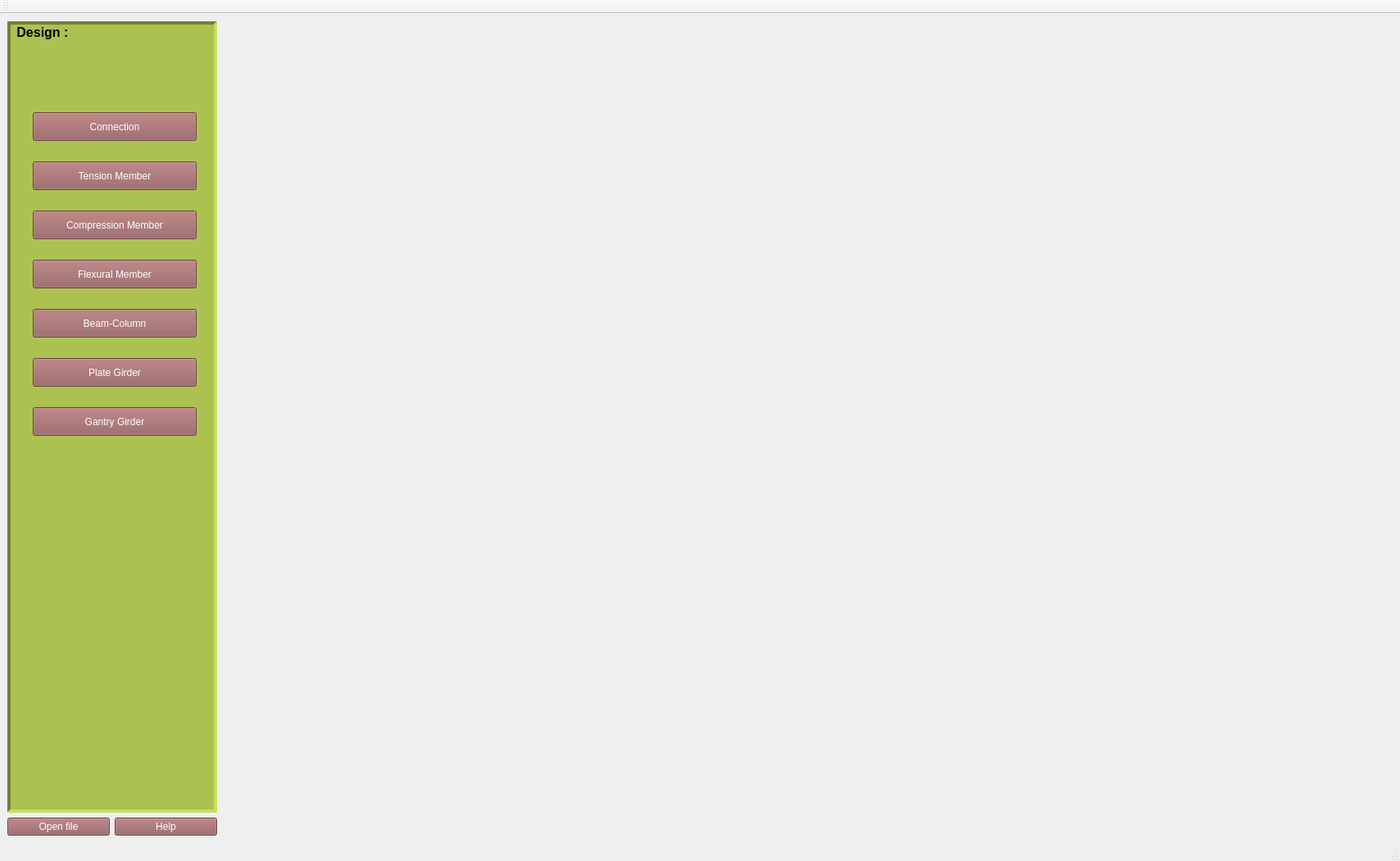
<?xml version="1.0" encoding="UTF-8"?>
<ui version="4.0">
 <class>MainWindow</class>
 <widget class="QMainWindow" name="MainWindow">
  <property name="windowModality">
   <enum>Qt::NonModal</enum>
  </property>
  <property name="geometry">
   <rect>
    <x>0</x>
    <y>0</y>
    <width>1709</width>
    <height>1051</height>
   </rect>
  </property>
  <property name="windowTitle">
   <string>Osdag</string>
  </property>
  <property name="styleSheet">
   <string notr="true">QWidget::showMaximised()</string>
  </property>
  <widget class="QWidget" name="centralwidget">
   <layout class="QGridLayout" name="gridLayout">
    <item row="1" column="1">
     <widget class="QPushButton" name="btn_help">
      <property name="styleSheet">
       <string notr="true">QPushButton::hover
{
   background-color: #d97f7f;
   color:#000000 ;
}

QPushButton
{
background-color: #925a5b;
color:#ffffff;
}</string>
      </property>
      <property name="text">
       <string>Help</string>
      </property>
      <property name="autoDefault">
       <bool>true</bool>
      </property>
     </widget>
    </item>
    <item row="1" column="0">
     <widget class="QPushButton" name="btn_openfile">
      <property name="styleSheet">
       <string notr="true">QPushButton::hover
{
   background-color: #d97f7f;
   color:#000000 ;
}

QPushButton
{
background-color: #925a5b;
color:#ffffff;
}</string>
      </property>
      <property name="text">
       <string>Open file</string>
      </property>
      <property name="autoDefault">
       <bool>true</bool>
      </property>
     </widget>
    </item>
    <item row="0" column="2">
     <widget class="QStackedWidget" name="myStackedWidget">
      <property name="font">
       <font>
        <pointsize>13</pointsize>
        <italic>false</italic>
       </font>
      </property>
      <property name="currentIndex">
       <number>0</number>
      </property>
      <widget class="QWidget" name="Osdagpage">
       <widget class="QLabel" name="lbl_OsdagHeader">
        <property name="geometry">
         <rect>
          <x>30</x>
          <y>60</y>
          <width>1871</width>
          <height>381</height>
         </rect>
        </property>
        <property name="text">
         <string/>
        </property>
        <property name="pixmap">
         <pixmap resource="ResourceFiles/osdag_icons.qrc">:/newPrefix/images/Osdag_header.png</pixmap>
        </property>
       </widget>
       <widget class="QLabel" name="lbl_fosseelogo">
        <property name="geometry">
         <rect>
          <x>50</x>
          <y>670</y>
          <width>250</width>
          <height>92</height>
         </rect>
        </property>
        <property name="text">
         <string/>
        </property>
        <property name="pixmap">
         <pixmap resource="ResourceFiles/osdag_icons.qrc">:/newPrefix/images/Fossee_logo.png</pixmap>
        </property>
       </widget>
       <widget class="QLabel" name="lbl_iitblogo">
        <property name="geometry">
         <rect>
          <x>890</x>
          <y>590</y>
          <width>290</width>
          <height>201</height>
         </rect>
        </property>
        <property name="text">
         <string/>
        </property>
        <property name="pixmap">
         <pixmap resource="ResourceFiles/osdag_icons.qrc">:/newPrefix/images/iit_logo.png</pixmap>
        </property>
        <property name="scaledContents">
         <bool>false</bool>
        </property>
       </widget>
      </widget>
      <widget class="QWidget" name="connectionpage">
       <layout class="QGridLayout" name="gridLayout_2">
        <item row="0" column="0">
         <widget class="QTabWidget" name="mytabWidget">
          <property name="font">
           <font>
            <pointsize>12</pointsize>
            <weight>50</weight>
            <bold>false</bold>
           </font>
          </property>
          <property name="focusPolicy">
           <enum>Qt::ClickFocus</enum>
          </property>
          <property name="toolTip">
           <string>&lt;html&gt;&lt;head/&gt;&lt;body&gt;&lt;p&gt;&lt;a href=&quot;#&quot;&gt;Shear Connection&lt;/a&gt;&lt;/p&gt;&lt;/body&gt;&lt;/html&gt;</string>
          </property>
          <property name="styleSheet">
           <string notr="true">QTabBar::tab {
    margin-right: 10;
 }
QTabBar::tab::hover
{
   background-color: #d97f7f;
   color:#000000 ;
}

QTabBar::tab{
height: 40px;
width: 200px;
background-color: #925a5b;
color:#ffffff;
}
QTabBar::tab{
border-top-left-radius: 2px ;
border-top-right-radius: 2px ;
border-bottom-left-radius: 0px ;
border-bottom-right-radius: 0px ;
}
 </string>
          </property>
          <property name="tabShape">
           <enum>QTabWidget::Triangular</enum>
          </property>
          <property name="currentIndex">
           <number>0</number>
          </property>
          <widget class="QWidget" name="tab1_shearconnection">
           <property name="font">
            <font>
             <italic>true</italic>
            </font>
           </property>
           <attribute name="title">
            <string>Shear Connection</string>
           </attribute>
           <widget class="QRadioButton" name="rdbtn_finplate">
            <property name="geometry">
             <rect>
              <x>330</x>
              <y>30</y>
              <width>131</width>
              <height>27</height>
             </rect>
            </property>
            <property name="font">
             <font>
              <pointsize>12</pointsize>
              <weight>75</weight>
              <italic>false</italic>
              <bold>true</bold>
             </font>
            </property>
            <property name="layoutDirection">
             <enum>Qt::LeftToRight</enum>
            </property>
            <property name="text">
             <string>Fin Plate</string>
            </property>
           </widget>
           <widget class="QRadioButton" name="rdbtn_seated">
            <property name="geometry">
             <rect>
              <x>830</x>
              <y>330</y>
              <width>101</width>
              <height>27</height>
             </rect>
            </property>
            <property name="font">
             <font>
              <pointsize>12</pointsize>
              <weight>75</weight>
              <italic>false</italic>
              <bold>true</bold>
             </font>
            </property>
            <property name="layoutDirection">
             <enum>Qt::LeftToRight</enum>
            </property>
            <property name="text">
             <string>Seated</string>
            </property>
           </widget>
           <widget class="QRadioButton" name="rdbtn_cleatangle">
            <property name="geometry">
             <rect>
              <x>830</x>
              <y>30</y>
              <width>151</width>
              <height>27</height>
             </rect>
            </property>
            <property name="font">
             <font>
              <pointsize>12</pointsize>
              <weight>75</weight>
              <italic>false</italic>
              <bold>true</bold>
              <underline>false</underline>
              <strikeout>false</strikeout>
             </font>
            </property>
            <property name="layoutDirection">
             <enum>Qt::LeftToRight</enum>
            </property>
            <property name="styleSheet">
             <string notr="true">QRadioButton {
text-shadow : black 0.1em 0.1em 0.2em  ;
}</string>
            </property>
            <property name="text">
             <string>Cleat Angle</string>
            </property>
           </widget>
           <widget class="QRadioButton" name="rdbtn_endplate">
            <property name="geometry">
             <rect>
              <x>340</x>
              <y>330</y>
              <width>131</width>
              <height>27</height>
             </rect>
            </property>
            <property name="font">
             <font>
              <pointsize>12</pointsize>
              <weight>75</weight>
              <italic>false</italic>
              <bold>true</bold>
             </font>
            </property>
            <property name="layoutDirection">
             <enum>Qt::LeftToRight</enum>
            </property>
            <property name="text">
             <string>End Plate</string>
            </property>
           </widget>
           <widget class="QPushButton" name="btn_start">
            <property name="geometry">
             <rect>
              <x>620</x>
              <y>620</y>
              <width>200</width>
              <height>32</height>
             </rect>
            </property>
            <property name="styleSheet">
             <string notr="true">QPushButton::hover
{
   background-color: #d97f7f;
   color:#000000 ;
}

QPushButton
{
background-color: #925a5b;
color:#ffffff;
}</string>
            </property>
            <property name="text">
             <string>Start</string>
            </property>
            <property name="autoDefault">
             <bool>true</bool>
            </property>
           </widget>
           <widget class="QLabel" name="lbl_cleat">
            <property name="geometry">
             <rect>
              <x>860</x>
              <y>80</y>
              <width>200</width>
              <height>200</height>
             </rect>
            </property>
            <property name="text">
             <string/>
            </property>
            <property name="pixmap">
             <pixmap resource="ResourceFiles/osdag_icons.qrc">:/newPrefix/images/cleatangle.png</pixmap>
            </property>
            <property name="scaledContents">
             <bool>true</bool>
            </property>
           </widget>
           <widget class="QLabel" name="lbl_endplate">
            <property name="geometry">
             <rect>
              <x>370</x>
              <y>380</y>
              <width>200</width>
              <height>171</height>
             </rect>
            </property>
            <property name="text">
             <string/>
            </property>
            <property name="pixmap">
             <pixmap resource="ResourceFiles/osdag_icons.qrc">:/newPrefix/images/endplate.png</pixmap>
            </property>
            <property name="scaledContents">
             <bool>true</bool>
            </property>
           </widget>
           <widget class="QLabel" name="lbl_seat">
            <property name="geometry">
             <rect>
              <x>860</x>
              <y>380</y>
              <width>200</width>
              <height>200</height>
             </rect>
            </property>
            <property name="text">
             <string/>
            </property>
            <property name="pixmap">
             <pixmap resource="ResourceFiles/osdag_icons.qrc">:/newPrefix/images/seated.png</pixmap>
            </property>
            <property name="scaledContents">
             <bool>true</bool>
            </property>
           </widget>
           <widget class="QLabel" name="lbl_finplate">
            <property name="geometry">
             <rect>
              <x>360</x>
              <y>80</y>
              <width>201</width>
              <height>161</height>
             </rect>
            </property>
            <property name="text">
             <string/>
            </property>
            <property name="pixmap">
             <pixmap resource="ResourceFiles/osdag_icons.qrc">:/newPrefix/images/finplate.png</pixmap>
            </property>
            <property name="scaledContents">
             <bool>true</bool>
            </property>
           </widget>
          </widget>
          <widget class="QWidget" name="tab2_momentconnection">
           <property name="layoutDirection">
            <enum>Qt::RightToLeft</enum>
           </property>
           <attribute name="title">
            <string>Moment Connection</string>
           </attribute>
          </widget>
         </widget>
        </item>
       </layout>
      </widget>
      <widget class="QWidget" name="tensionpage">
       <widget class="QLabel" name="label">
        <property name="geometry">
         <rect>
          <x>250</x>
          <y>230</y>
          <width>271</width>
          <height>111</height>
         </rect>
        </property>
        <property name="font">
         <font>
          <pointsize>19</pointsize>
          <weight>75</weight>
          <bold>true</bold>
          <underline>true</underline>
         </font>
        </property>
        <property name="text">
         <string>Coming Soon.....</string>
        </property>
       </widget>
      </widget>
      <widget class="QWidget" name="compressionpage"/>
      <widget class="QWidget" name="flexuralpage"/>
     </widget>
    </item>
    <item row="0" column="0" colspan="2">
     <widget class="QListWidget" name="myListWidget">
      <property name="palette">
       <palette>
        <active>
         <colorrole role="Button">
          <brush brushstyle="SolidPattern">
           <color alpha="255">
            <red>171</red>
            <green>194</green>
            <blue>80</blue>
           </color>
          </brush>
         </colorrole>
         <colorrole role="Base">
          <brush brushstyle="SolidPattern">
           <color alpha="255">
            <red>171</red>
            <green>194</green>
            <blue>80</blue>
           </color>
          </brush>
         </colorrole>
         <colorrole role="Window">
          <brush brushstyle="SolidPattern">
           <color alpha="255">
            <red>171</red>
            <green>194</green>
            <blue>80</blue>
           </color>
          </brush>
         </colorrole>
         <colorrole role="Highlight">
          <brush brushstyle="SolidPattern">
           <color alpha="255">
            <red>240</red>
            <green>84</green>
            <blue>69</blue>
           </color>
          </brush>
         </colorrole>
        </active>
        <inactive>
         <colorrole role="Button">
          <brush brushstyle="SolidPattern">
           <color alpha="255">
            <red>171</red>
            <green>194</green>
            <blue>80</blue>
           </color>
          </brush>
         </colorrole>
         <colorrole role="Base">
          <brush brushstyle="SolidPattern">
           <color alpha="255">
            <red>171</red>
            <green>194</green>
            <blue>80</blue>
           </color>
          </brush>
         </colorrole>
         <colorrole role="Window">
          <brush brushstyle="SolidPattern">
           <color alpha="255">
            <red>171</red>
            <green>194</green>
            <blue>80</blue>
           </color>
          </brush>
         </colorrole>
         <colorrole role="Highlight">
          <brush brushstyle="SolidPattern">
           <color alpha="255">
            <red>240</red>
            <green>84</green>
            <blue>69</blue>
           </color>
          </brush>
         </colorrole>
        </inactive>
        <disabled>
         <colorrole role="Button">
          <brush brushstyle="SolidPattern">
           <color alpha="255">
            <red>171</red>
            <green>194</green>
            <blue>80</blue>
           </color>
          </brush>
         </colorrole>
         <colorrole role="Base">
          <brush brushstyle="SolidPattern">
           <color alpha="255">
            <red>171</red>
            <green>194</green>
            <blue>80</blue>
           </color>
          </brush>
         </colorrole>
         <colorrole role="Window">
          <brush brushstyle="SolidPattern">
           <color alpha="255">
            <red>171</red>
            <green>194</green>
            <blue>80</blue>
           </color>
          </brush>
         </colorrole>
         <colorrole role="Highlight">
          <brush brushstyle="SolidPattern">
           <color alpha="255">
            <red>240</red>
            <green>240</green>
            <blue>240</blue>
           </color>
          </brush>
         </colorrole>
        </disabled>
       </palette>
      </property>
      <property name="focusPolicy">
       <enum>Qt::NoFocus</enum>
      </property>
      <property name="contextMenuPolicy">
       <enum>Qt::ActionsContextMenu</enum>
      </property>
      <property name="styleSheet">
       <string notr="true">QListWidget
{
background-color: #abc250 ;
}</string>
      </property>
      <property name="frameShape">
       <enum>QFrame::Panel</enum>
      </property>
      <property name="frameShadow">
       <enum>QFrame::Sunken</enum>
      </property>
      <property name="lineWidth">
       <number>4</number>
      </property>
      <property name="midLineWidth">
       <number>2</number>
      </property>
      <property name="currentRow">
       <number>-1</number>
      </property>
      <item>
       <property name="text">
        <string> Design :</string>
       </property>
       <property name="font">
        <font>
         <pointsize>12</pointsize>
         <weight>75</weight>
         <bold>true</bold>
        </font>
       </property>
      </item>
     </widget>
    </item>
   </layout>
   <widget class="QPushButton" name="btn_connection">
    <property name="geometry">
     <rect>
      <x>40</x>
      <y>120</y>
      <width>200</width>
      <height>35</height>
     </rect>
    </property>
    <property name="mouseTracking">
     <bool>false</bool>
    </property>
    <property name="focusPolicy">
     <enum>Qt::StrongFocus</enum>
    </property>
    <property name="contextMenuPolicy">
     <enum>Qt::ActionsContextMenu</enum>
    </property>
    <property name="styleSheet">
     <string notr="true">QPushButton::hover
{
   background-color: #d97f7f;
   color:#000000 ;
}

QPushButton
{
background-color: #925a5b;
color:#ffffff;
}
</string>
    </property>
    <property name="text">
     <string>Connection</string>
    </property>
    <property name="autoDefault">
     <bool>true</bool>
    </property>
    <property name="default">
     <bool>false</bool>
    </property>
   </widget>
   <widget class="QPushButton" name="btn_tension">
    <property name="geometry">
     <rect>
      <x>40</x>
      <y>180</y>
      <width>200</width>
      <height>35</height>
     </rect>
    </property>
    <property name="styleSheet">
     <string notr="true">QPushButton::hover
{
   background-color: #d97f7f;
   color:#000000 ;
}

QPushButton
{
background-color: #925a5b;
color:#ffffff;
}
</string>
    </property>
    <property name="text">
     <string>Tension Member</string>
    </property>
    <property name="autoDefault">
     <bool>true</bool>
    </property>
   </widget>
   <widget class="QPushButton" name="btn_compression">
    <property name="geometry">
     <rect>
      <x>40</x>
      <y>240</y>
      <width>200</width>
      <height>35</height>
     </rect>
    </property>
    <property name="styleSheet">
     <string notr="true">QPushButton::hover
{
   background-color: #d97f7f;
   color:#000000 ;
}

QPushButton
{
background-color: #925a5b;
color:#ffffff;
}
</string>
    </property>
    <property name="text">
     <string>Compression Member</string>
    </property>
    <property name="autoDefault">
     <bool>true</bool>
    </property>
   </widget>
   <widget class="QPushButton" name="btn_flexural">
    <property name="geometry">
     <rect>
      <x>40</x>
      <y>300</y>
      <width>200</width>
      <height>35</height>
     </rect>
    </property>
    <property name="styleSheet">
     <string notr="true">QPushButton::hover
{
   background-color: #d97f7f;
   color:#000000 ;
}

QPushButton
{
background-color: #925a5b;
color:#ffffff;
}</string>
    </property>
    <property name="text">
     <string>Flexural Member</string>
    </property>
    <property name="autoDefault">
     <bool>true</bool>
    </property>
   </widget>
   <widget class="QPushButton" name="btn_beamCol">
    <property name="geometry">
     <rect>
      <x>40</x>
      <y>360</y>
      <width>200</width>
      <height>35</height>
     </rect>
    </property>
    <property name="styleSheet">
     <string notr="true">QPushButton::hover
{
   background-color: #d97f7f;
   color:#000000 ;
}

QPushButton
{
background-color: #925a5b;
color:#ffffff;
}</string>
    </property>
    <property name="text">
     <string>Beam-Column</string>
    </property>
    <property name="autoDefault">
     <bool>true</bool>
    </property>
   </widget>
   <widget class="QPushButton" name="btn_plate">
    <property name="geometry">
     <rect>
      <x>40</x>
      <y>420</y>
      <width>200</width>
      <height>35</height>
     </rect>
    </property>
    <property name="styleSheet">
     <string notr="true">QPushButton::hover
{
   background-color: #d97f7f;
   color:#000000 ;
}

QPushButton
{
background-color: #925a5b;
color:#ffffff;
}</string>
    </property>
    <property name="text">
     <string>Plate Girder</string>
    </property>
    <property name="autoDefault">
     <bool>true</bool>
    </property>
   </widget>
   <widget class="QPushButton" name="btn_gantry">
    <property name="geometry">
     <rect>
      <x>40</x>
      <y>480</y>
      <width>200</width>
      <height>35</height>
     </rect>
    </property>
    <property name="styleSheet">
     <string notr="true">QPushButton::hover
{
   background-color: #d97f7f;
   color:#000000 ;
}

QPushButton
{
background-color: #925a5b;
color:#ffffff;
}</string>
    </property>
    <property name="text">
     <string>Gantry Girder</string>
    </property>
    <property name="autoDefault">
     <bool>true</bool>
    </property>
   </widget>
   <zorder>myListWidget</zorder>
   <zorder>myStackedWidget</zorder>
   <zorder>btn_openfile</zorder>
   <zorder>btn_help</zorder>
   <zorder>btn_connection</zorder>
   <zorder>btn_tension</zorder>
   <zorder>btn_compression</zorder>
   <zorder>btn_flexural</zorder>
   <zorder>btn_beamCol</zorder>
   <zorder>btn_plate</zorder>
   <zorder>btn_gantry</zorder>
  </widget>
  <widget class="QMenuBar" name="menubar">
   <property name="geometry">
    <rect>
     <x>0</x>
     <y>0</y>
     <width>1709</width>
     <height>25</height>
    </rect>
   </property>
  </widget>
  <widget class="QStatusBar" name="statusbar"/>
  <widget class="QToolBar" name="toolBar">
   <property name="windowTitle">
    <string>toolBar</string>
   </property>
   <attribute name="toolBarArea">
    <enum>TopToolBarArea</enum>
   </attribute>
   <attribute name="toolBarBreak">
    <bool>false</bool>
   </attribute>
  </widget>
 </widget>
 <resources>
  <include location="ResourceFiles/osdag_icons.qrc"/>
 </resources>
 <connections>
  <connection>
   <sender>btn_connection</sender>
   <signal>clicked()</signal>
   <receiver>mytabWidget</receiver>
   <slot>showFullScreen()</slot>
   <hints>
    <hint type="sourcelabel">
     <x>139</x>
     <y>178</y>
    </hint>
    <hint type="destinationlabel">
     <x>985</x>
     <y>515</y>
    </hint>
   </hints>
  </connection>
 </connections>
</ui>
